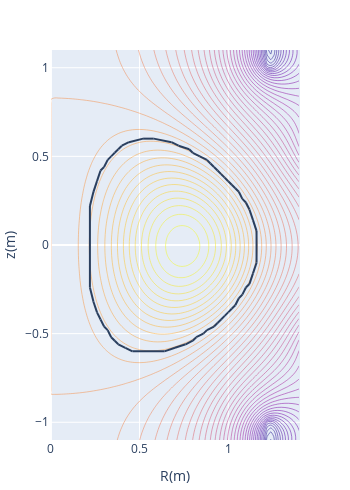

Source (notebook cell):
### Code cell
spl.contour(pr['psizr'], pr['rleft'], pr['zmin'], pr['dr'], pr['dz'], pr['shbbbs'])

### Figure 1 — Plotly figure (JSON) as saved in the notebook; plotly's stock layout.template omitted (floating-point values rounded to 4 significant figures; data arrays with more than 128 entries replaced by an {"elided": "..."} marker saying what was removed)
{"data": [{"contours": {"coloring": "lines"}, "dx": 0.02, "dy": 0.02, "ncontours": 100, "showscale": false, "type": "contour", "x0": 0, "y0": -1.1, "z": {"elided": "111x71 float values"}}], "layout": {"height": 490.8, "margin": {"autoexpand": false, "b": 50, "l": 50, "r": 50, "t": 50}, "shapes": [{"type": "line", "x0": 0.46, "x1": 0.42, "y0": -0.6, "y1": -0.58}, {"type": "line", "x0": 0.42, "x1": 0.38, "y0": -0.58, "y1": -0.56}, {"type": "line", "x0": 0.38, "x1": 0.36, "y0": -0.56, "y1": -0.54}, {"type": "line", "x0": 0.36, "x1": 0.34, "y0": -0.54, "y1": -0.52}, {"type": "line", "x0": 0.34, "x1": 0.32, "y0": -0.52, "y1": -0.48}, {"type": "line", "x0": 0.32, "x1": 0.3, "y0": -0.48, "y1": -0.46}, {"type": "line", "x0": 0.3, "x1": 0.28, "y0": -0.46, "y1": -0.42}, {"type": "line", "x0": 0.28, "x1": 0.26, "y0": -0.42, "y1": -0.38}, {"type": "line", "x0": 0.26, "x1": 0.24, "y0": -0.38, "y1": -0.32}, {"type": "line", "x0": 0.24, "x1": 0.22, "y0": -0.32, "y1": -0.24}, {"type": "line", "x0": 0.22, "x1": 0.22, "y0": -0.24, "y1": 0.22}, {"type": "line", "x0": 0.22, "x1": 0.24, "y0": 0.22, "y1": 0.3}, {"type": "line", "x0": 0.24, "x1": 0.26, "y0": 0.3, "y1": 0.36}, {"type": "line", "x0": 0.26, "x1": 0.28, "y0": 0.36, "y1": 0.42}, {"type": "line", "x0": 0.28, "x1": 0.3, "y0": 0.42, "y1": 0.44}, {"type": "line", "x0": 0.3, "x1": 0.32, "y0": 0.44, "y1": 0.48}, {"type": "line", "x0": 0.32, "x1": 0.34, "y0": 0.48, "y1": 0.5}, {"type": "line", "x0": 0.34, "x1": 0.36, "y0": 0.5, "y1": 0.52}, {"type": "line", "x0": 0.36, "x1": 0.38, "y0": 0.52, "y1": 0.54}, {"type": "line", "x0": 0.38, "x1": 0.4, "y0": 0.54, "y1": 0.56}, {"type": "line", "x0": 0.4, "x1": 0.44, "y0": 0.56, "y1": 0.58}, {"type": "line", "x0": 0.44, "x1": 0.52, "y0": 0.58, "y1": 0.6}, {"type": "line", "x0": 0.52, "x1": 0.58, "y0": 0.6, "y1": 0.6}, {"type": "line", "x0": 0.58, "x1": 0.68, "y0": 0.6, "y1": 0.58}, {"type": "line", "x0": 0.68, "x1": 0.72, "y0": 0.58, "y1": 0.56}, {"type": "line", "x0": 0.72, "x1": 0.78, "y0": 0.56, "y1": 0.54}, {"type": "line", "x0": 0.78, "x1": 0.8, "y0": 0.54, "y1": 0.52}, {"type": "line", "x0": 0.8, "x1": 0.84, "y0": 0.52, "y1": 0.5}, {"type": "line", "x0": 0.84, "x1": 0.88, "y0": 0.5, "y1": 0.48}, {"type": "line", "x0": 0.88, "x1": 0.9, "y0": 0.48, "y1": 0.46}, {"type": "line", "x0": 0.9, "x1": 0.92, "y0": 0.46, "y1": 0.44}, {"type": "line", "x0": 0.92, "x1": 0.94, "y0": 0.44, "y1": 0.42}, {"type": "line", "x0": 0.94, "x1": 0.96, "y0": 0.42, "y1": 0.4}, {"type": "line", "x0": 0.96, "x1": 0.98, "y0": 0.4, "y1": 0.38}, {"type": "line", "x0": 0.98, "x1": 1, "y0": 0.38, "y1": 0.36}, {"type": "line", "x0": 1, "x1": 1.02, "y0": 0.36, "y1": 0.34}, {"type": "line", "x0": 1.02, "x1": 1.04, "y0": 0.34, "y1": 0.32}, {"type": "line", "x0": 1.04, "x1": 1.06, "y0": 0.32, "y1": 0.3}, {"type": "line", "x0": 1.06, "x1": 1.08, "y0": 0.3, "y1": 0.26}, {"type": "line", "x0": 1.08, "x1": 1.1, "y0": 0.26, "y1": 0.24}, {"type": "line", "x0": 1.1, "x1": 1.12, "y0": 0.24, "y1": 0.2}, {"type": "line", "x0": 1.12, "x1": 1.14, "y0": 0.2, "y1": 0.14}, {"type": "line", "x0": 1.14, "x1": 1.16, "y0": 0.14, "y1": 0.08}, {"type": "line", "x0": 1.16, "x1": 1.16, "y0": 0.08, "y1": -0.1}, {"type": "line", "x0": 1.16, "x1": 1.14, "y0": -0.1, "y1": -0.16}, {"type": "line", "x0": 1.14, "x1": 1.12, "y0": -0.16, "y1": -0.22}, {"type": "line", "x0": 1.12, "x1": 1.1, "y0": -0.22, "y1": -0.24}, {"type": "line", "x0": 1.1, "x1": 1.08, "y0": -0.24, "y1": -0.28}, {"type": "line", "x0": 1.08, "x1": 1.06, "y0": -0.28, "y1": -0.3}, {"type": "line", "x0": 1.06, "x1": 1.04, "y0": -0.3, "y1": -0.34}, {"type": "line", "x0": 1.04, "x1": 1.02, "y0": -0.34, "y1": -0.36}, {"type": "line", "x0": 1.02, "x1": 1, "y0": -0.36, "y1": -0.38}, {"type": "line", "x0": 1, "x1": 0.98, "y0": -0.38, "y1": -0.4}, {"type": "line", "x0": 0.98, "x1": 0.96, "y0": -0.4, "y1": -0.42}, {"type": "line", "x0": 0.96, "x1": 0.94, "y0": -0.42, "y1": -0.44}, {"type": "line", "x0": 0.94, "x1": 0.92, "y0": -0.44, "y1": -0.46}, {"type": "line", "x0": 0.92, "x1": 0.88, "y0": -0.46, "y1": -0.48}, {"type": "line", "x0": 0.88, "x1": 0.86, "y0": -0.48, "y1": -0.5}, {"type": "line", "x0": 0.86, "x1": 0.82, "y0": -0.5, "y1": -0.52}, {"type": "line", "x0": 0.82, "x1": 0.8, "y0": -0.52, "y1": -0.54}, {"type": "line", "x0": 0.8, "x1": 0.76, "y0": -0.54, "y1": -0.56}, {"type": "line", "x0": 0.76, "x1": 0.7, "y0": -0.56, "y1": -0.58}, {"type": "line", "x0": 0.7, "x1": 0.64, "y0": -0.58, "y1": -0.6}, {"type": "line", "x0": 0.64, "x1": 0.46, "y0": -0.6, "y1": -0.6}], "width": 350, "xaxis": {"title": {"text": "R(m)"}}, "yaxis": {"scaleanchor": "x", "title": {"text": "z(m)"}}}}
